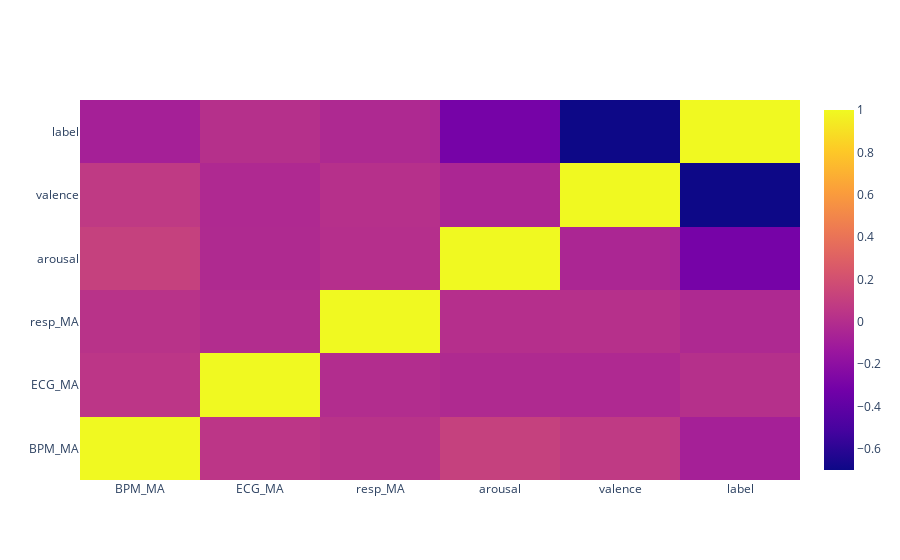

The cell this chart's notebook holds for it:
### Code cell
import plotly.graph_objects as go

# plot correlation matrix
corr = train_df[['BPM_MA', 'ECG_MA', 'resp_MA', 'arousal', 'valence', 'label']].corr()
fig = go.Figure(data=go.Heatmap(z=corr.values, x=corr.columns, y=corr.columns))
fig.show()

### Figure 1 — Plotly figure (JSON) as saved in the notebook; plotly's stock layout.template omitted (floating-point values rounded to 4 significant figures)
{"data": [{"type": "heatmap", "x": ["BPM_MA", "ECG_MA", "resp_MA", "arousal", "valence", "label"], "y": ["BPM_MA", "ECG_MA", "resp_MA", "arousal", "valence", "label"], "z": [[1, 0.04993, 0.03011, 0.1126, 0.07181, -0.08], [0.04993, 1, -0.005088, -0.02265, -0.02661, 0.01323], [0.03011, -0.005088, 1, 0.008246, 0.01641, -0.02768], [0.1126, -0.02265, 0.008246, 1, -0.04585, -0.3044], [0.07181, -0.02661, 0.01641, -0.04585, 1, -0.6989], [-0.08, 0.01323, -0.02768, -0.3044, -0.6989, 1]]}], "layout": {}}
